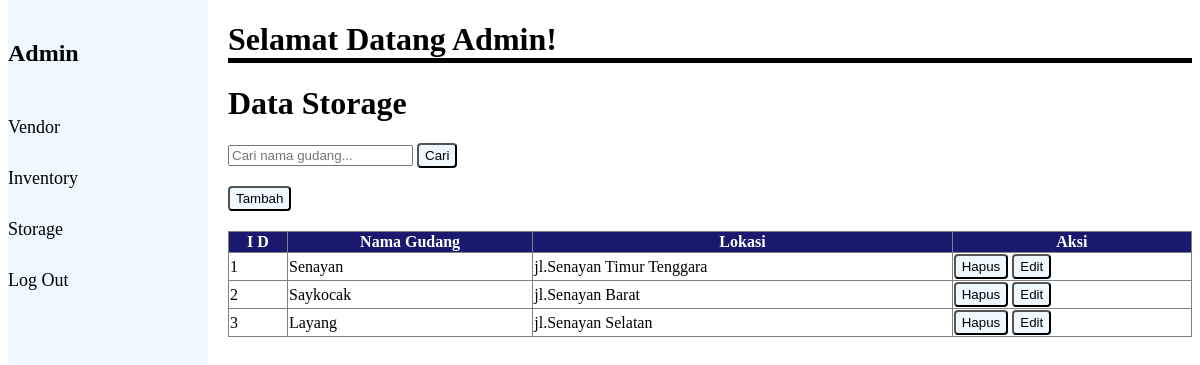
Page /storage.php on the committed database.
### tables this page shows
CREATE TABLE `storage` (
  `id` int(20) NOT NULL,
  `nama_gudang` varchar(35) NOT NULL,
  `lokasi` varchar(35) NOT NULL
);

### storage.php (the view, shortened to what this page needs)
<!DOCTYPE html>
<html lang="en">
<head>
</head>
<body>
    <?php include "sidebar.php";?>
    <?php include "header.php";?>
    <div class="content">
        <h1>Data Storage</h1>
        <form method="GET" action="">
            <input type="text" name="search" placeholder="Cari nama gudang..." value="<?php echo isset($_GET['search']) ? $_GET['search'] : ''; ?>">
            <button type="submit">Cari</button>
        </form><br>
        <table border="1">
            <thead>
                <tr>
                    <th>I D</th>
                    <th>Nama Gudang</th>
                    <th>Lokasi</th>
                    <th>Aksi</th>
                </tr>
            </thead>
            <tbody>
               <?php
               include "koneksi.php";
               $search = isset($_GET['search']) ? mysqli_real_escape_string($kon, $_GET['search']) : '';
               $sql = "SELECT * FROM storage
               WHERE storage.nama_gudang LIKE '%$search%'
               ORDER BY storage.id";
               $hsl = mysqli_query($kon, $sql);
               if($hsl -> num_rows > 0 ){
                while($data = mysqli_fetch_assoc($hsl)){
                    echo "<tr>";
                    echo "<td>{$data['id']}</td>";
                    echo "<td>{$data['nama_gudang']}</td>";
                    echo "<td>{$data['lokasi']}</td>";
                    echo "<td><a href='CRUD/dlt_storage.php?id={$data['id']}' onclick='return confirm(\"Yakin Hapus?\")'><button>Hapus</button></a>
                    <a href='CRUD/edit_storage.php?id={$data['id']}'><button>Edit</button></a></td>";
                    echo "</tr>";
                }
               }
               ?>
            </tbody>
            <a href="CRUD/tambah_storage.php">
                <button>Tambah</button>
            </a>
        </table>
    </div>
</body>
</html>

### admin.css (style rules this page uses)
.content { margin-left: 220px; position: relative; }
table { width: 100%; margin-top: 20px; border-collapse: collapse; }
tr th { background-color: midnightblue; color: white; }
button { background-color: aliceblue; border-radius: 4px; height: 25px; }

### rows in the picture
storage: id "1", nama_gudang "Senayan", lokasi "jl.Senayan Timur Tenggara"
storage: id "2", nama_gudang "Saykocak", lokasi "jl.Senayan Barat"
storage: id "3", nama_gudang "Layang", lokasi "jl.Senayan Selatan"
